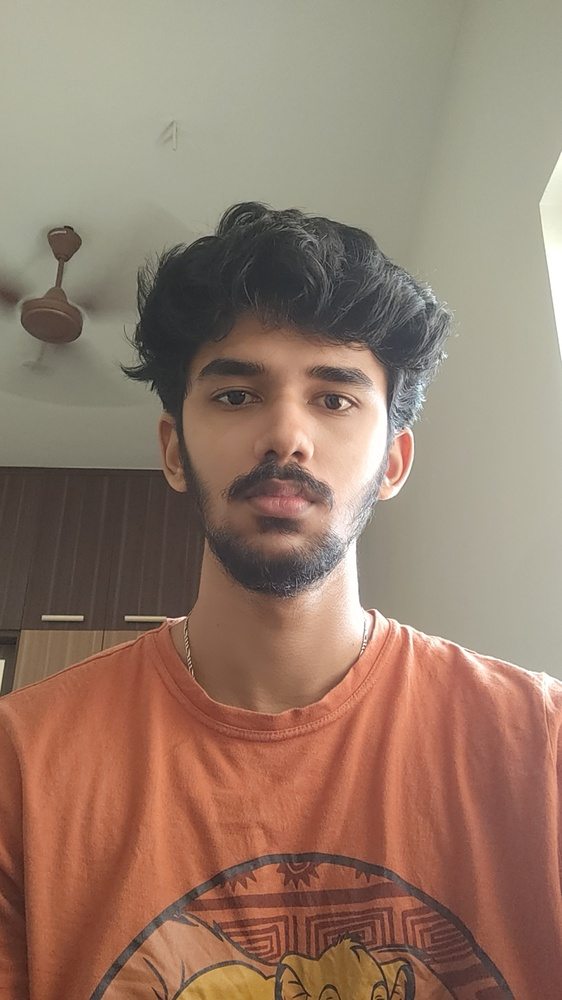
#> input picture raw-captures/face-light.jpg, 562 x 1000 px, shrunk from 2592 x 4608 before the run, given in place of object-video.mp4, which was not available
$ jupyter execute Task9.ipynb   (text cells are left out)
#> lines starting #> are read from the running program, lines starting #| are printed output that depends on the picture; after the words box and inside, x2 and y2 are one past the last pixel; in counts of white or black regions, pixels touching at a corner belong together; pictures that were not available may be replaced by others from this repository, and a replacement may not be noted
[cell 1]
import cv2

[cell 2]
cap = cv2.VideoCapture("raw-captures/object-video.mp4")
print(cap.isOpened())

[cell 3]
fps = cap.get(cv2.CAP_PROP_FPS)

width = int(cap.get(cv2.CAP_PROP_FRAME_WIDTH))

height = int(cap.get(cv2.CAP_PROP_FRAME_HEIGHT))

print(f"FPS: {fps}")
print(f"Width: {width}")
print(f"Height: {height}")

[cell 4]
fourcc = cv2.VideoWriter_fourcc(*'mp4v')

out = cv2.VideoWriter(
    "edge_output.mp4",
    fourcc,
    fps,
    (width, height),
    isColor=False
)

[cell 5]
while True:

    ret, frame = cap.read()
#> frame is the input picture: shape (1000, 562, 3); mean B, G, R 106.8, 123.4, 149.2

    if not ret:
        break
    gray = cv2.cvtColor(frame, cv2.COLOR_BGR2GRAY)
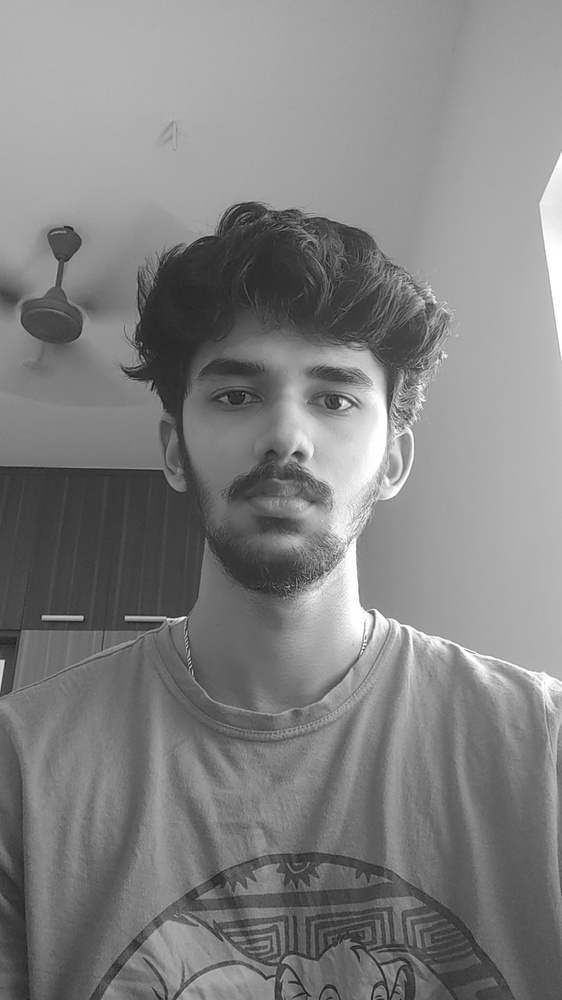
#> gray: shape (1000, 562); min 20, max 255, mean 129.3

    gray = cv2.equalizeHist(gray)
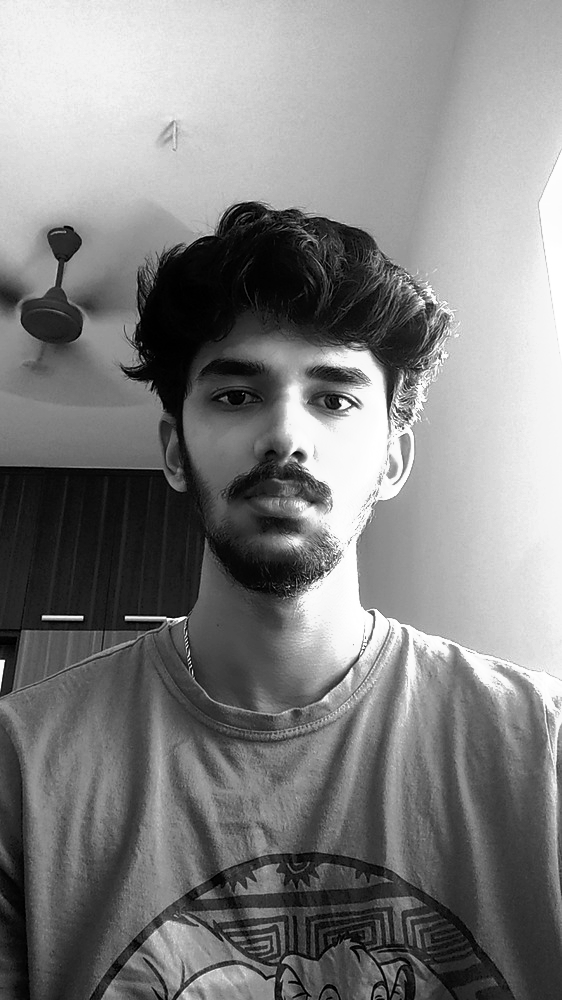
#> gray: shape (1000, 562); min 0, max 255, mean 128.5

    blur = cv2.GaussianBlur(gray, (5,5), 0)

    edges = cv2.Canny(blur, 50, 150)
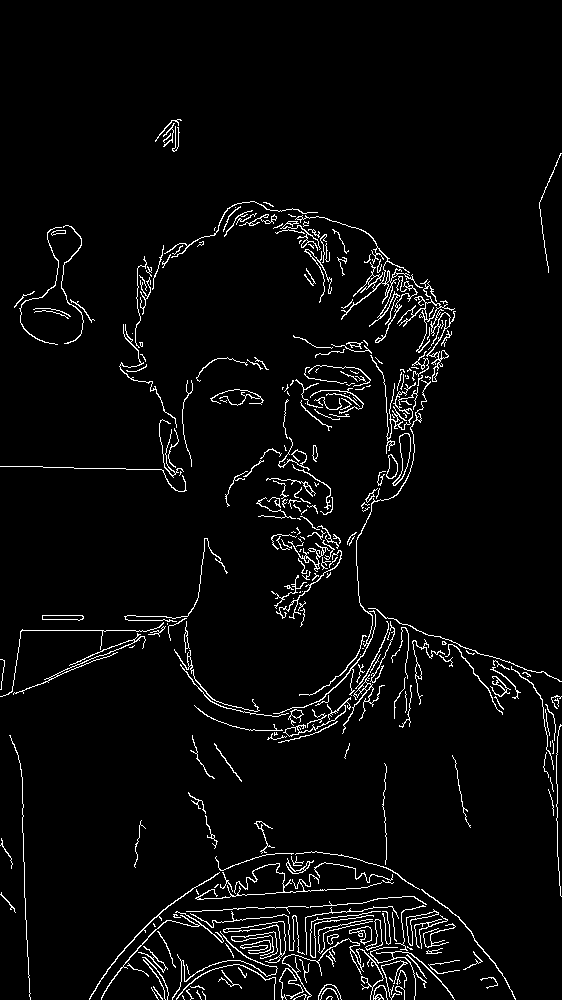
#> edges: shape (1000, 562); 3.9% white in thin lines or dots, all inside (x1, y1, x2, y2) = (0, 119, 562, 1000)
    out.write(edges)

cap.release()
out.release()

$ run again, on raw-captures/objects-front.jpg
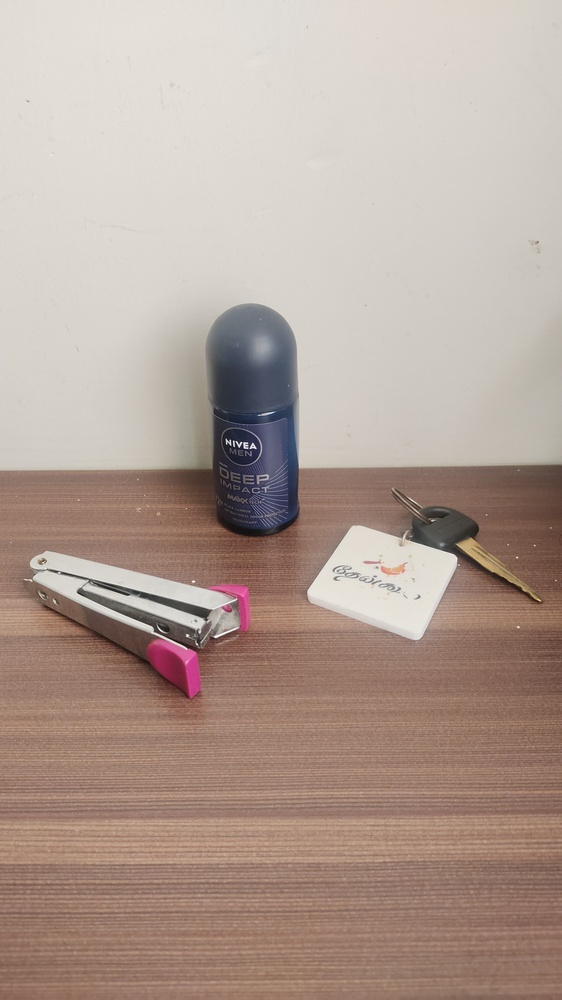
#> input picture raw-captures/objects-front.jpg, 562 x 1000 px, shrunk from 2592 x 4608 before the run, given in place of object-video.mp4, which was not available
#> frame is the input picture: shape (1000, 562, 3); mean B, G, R 149.8, 160, 178.1
#> `gray = cv2.equalizeHist(gray)`:
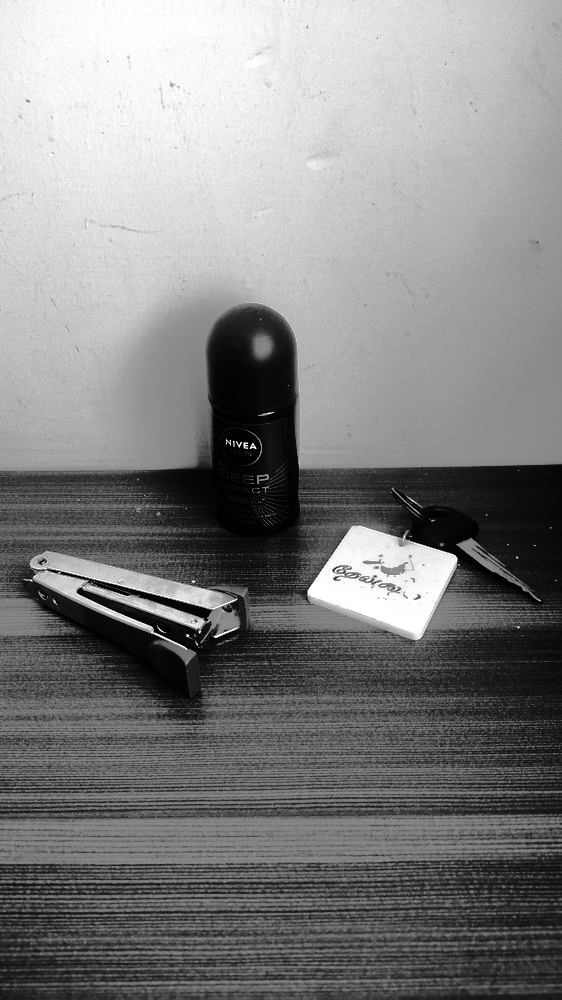
#> gray: shape (1000, 562); min 0, max 255, mean 129
#> `edges = cv2.Canny(blur, 50, 150)`:
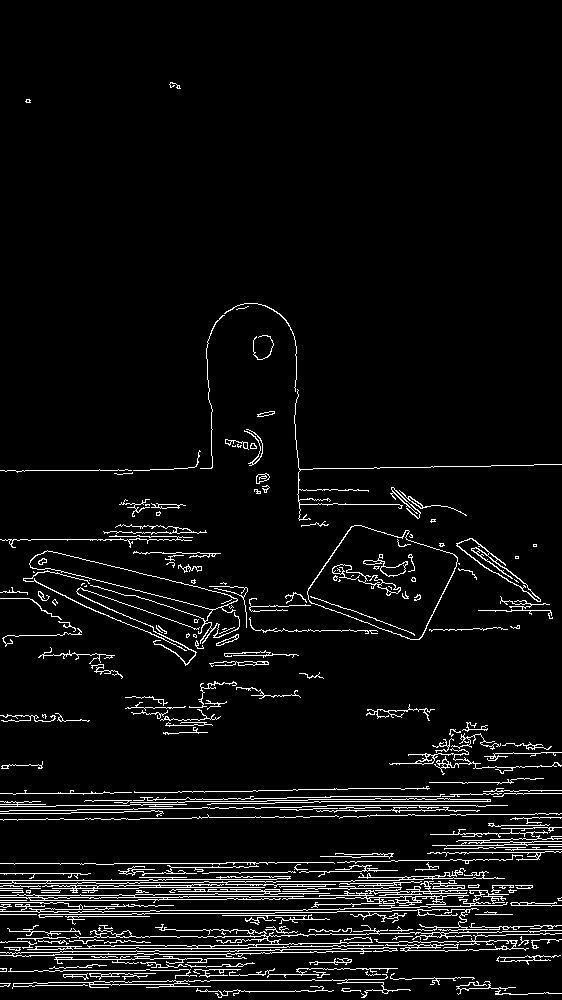
#> edges: shape (1000, 562); 5.5% white in thin lines or dots

$ run again, on raw-captures/objects-side.jpg
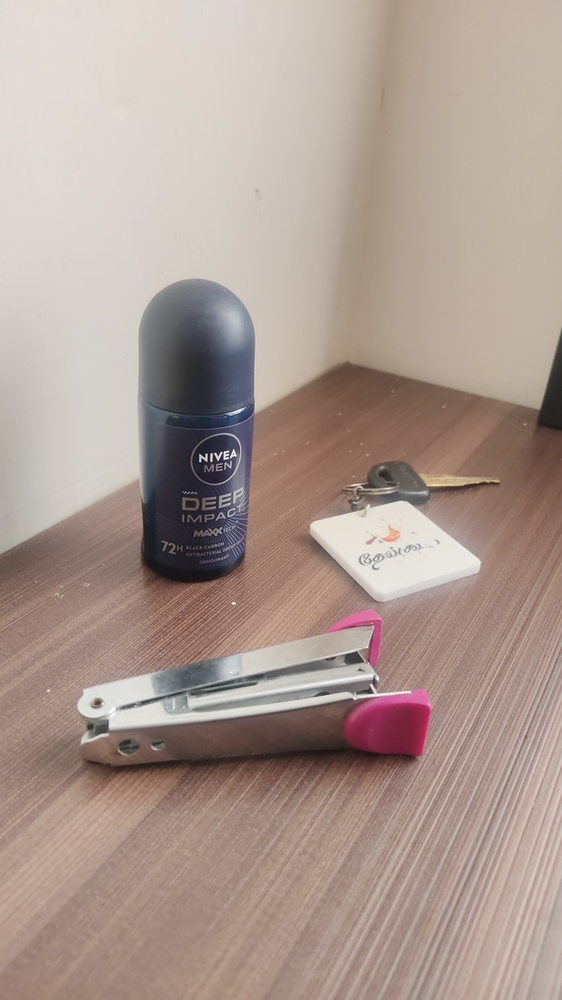
#> input picture raw-captures/objects-side.jpg, 562 x 1000 px, shrunk from 2592 x 4608 before the run, given in place of object-video.mp4, which was not available
#> frame is the input picture: shape (1000, 562, 3); mean B, G, R 145.7, 154.6, 172.1
#> `gray = cv2.equalizeHist(gray)`:
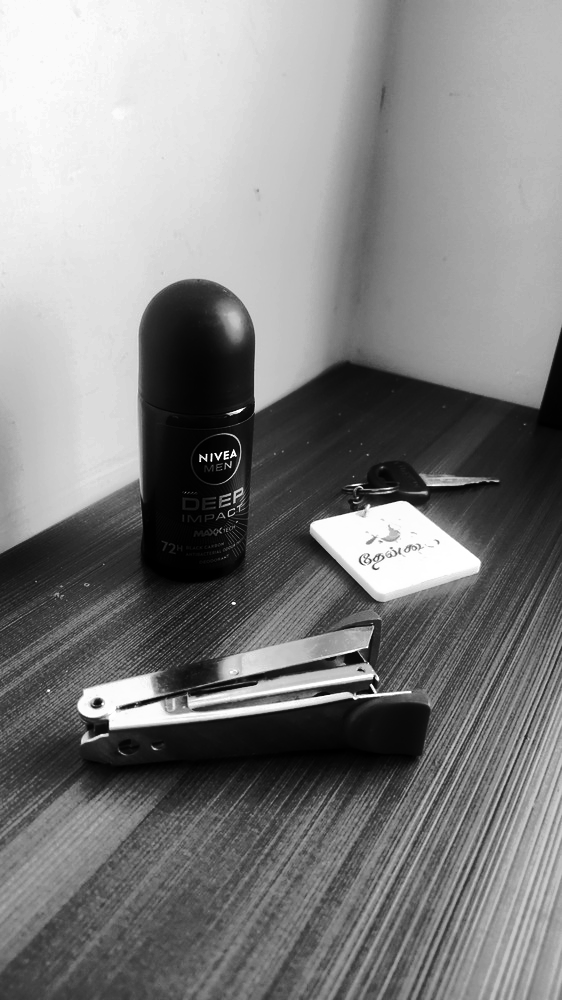
#> gray: shape (1000, 562); min 0, max 255, mean 128.5
#> `edges = cv2.Canny(blur, 50, 150)`:
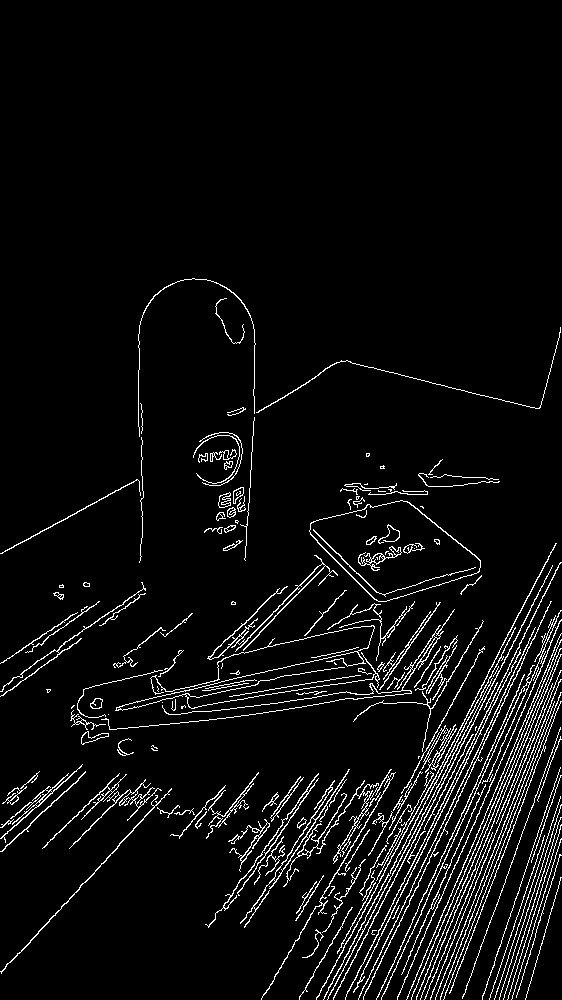
#> edges: shape (1000, 562); 5.2% white in thin lines or dots, all inside (x1, y1, x2, y2) = (0, 278, 562, 1000)
